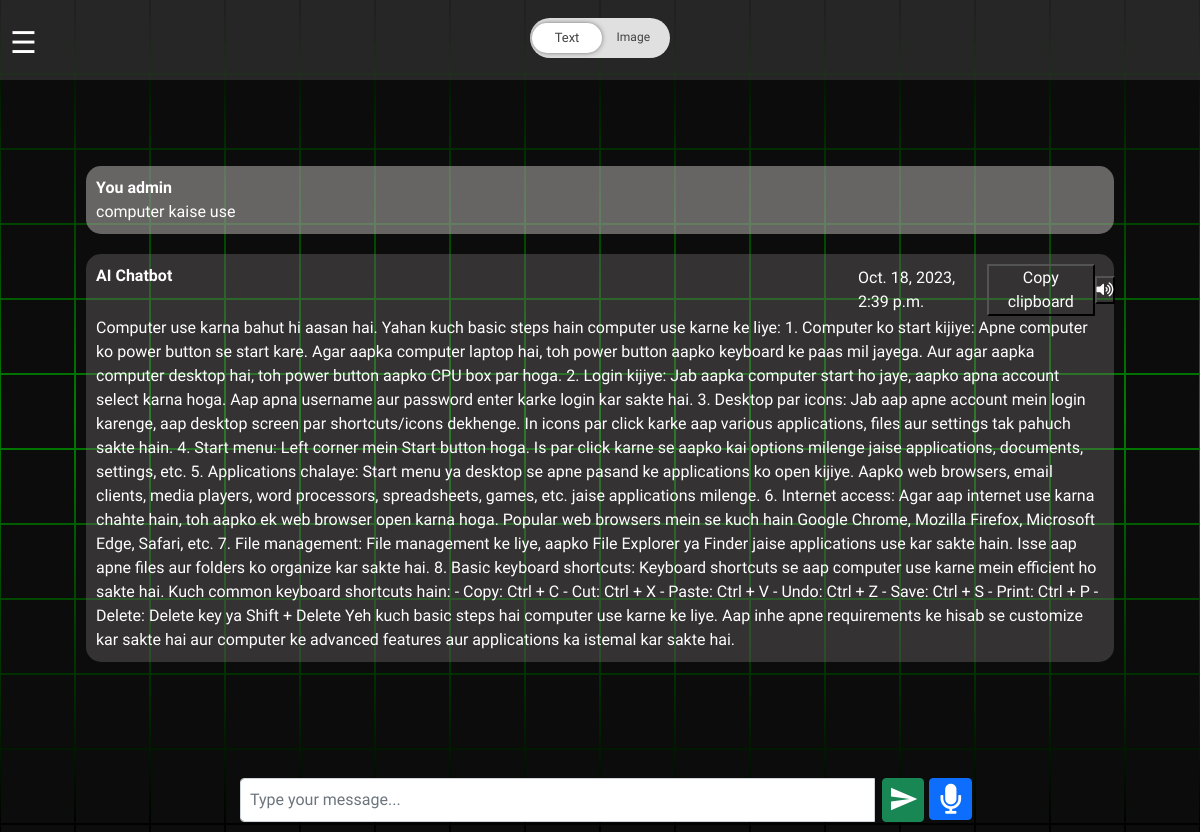
The page / (signed in) on the database as committed earlier.
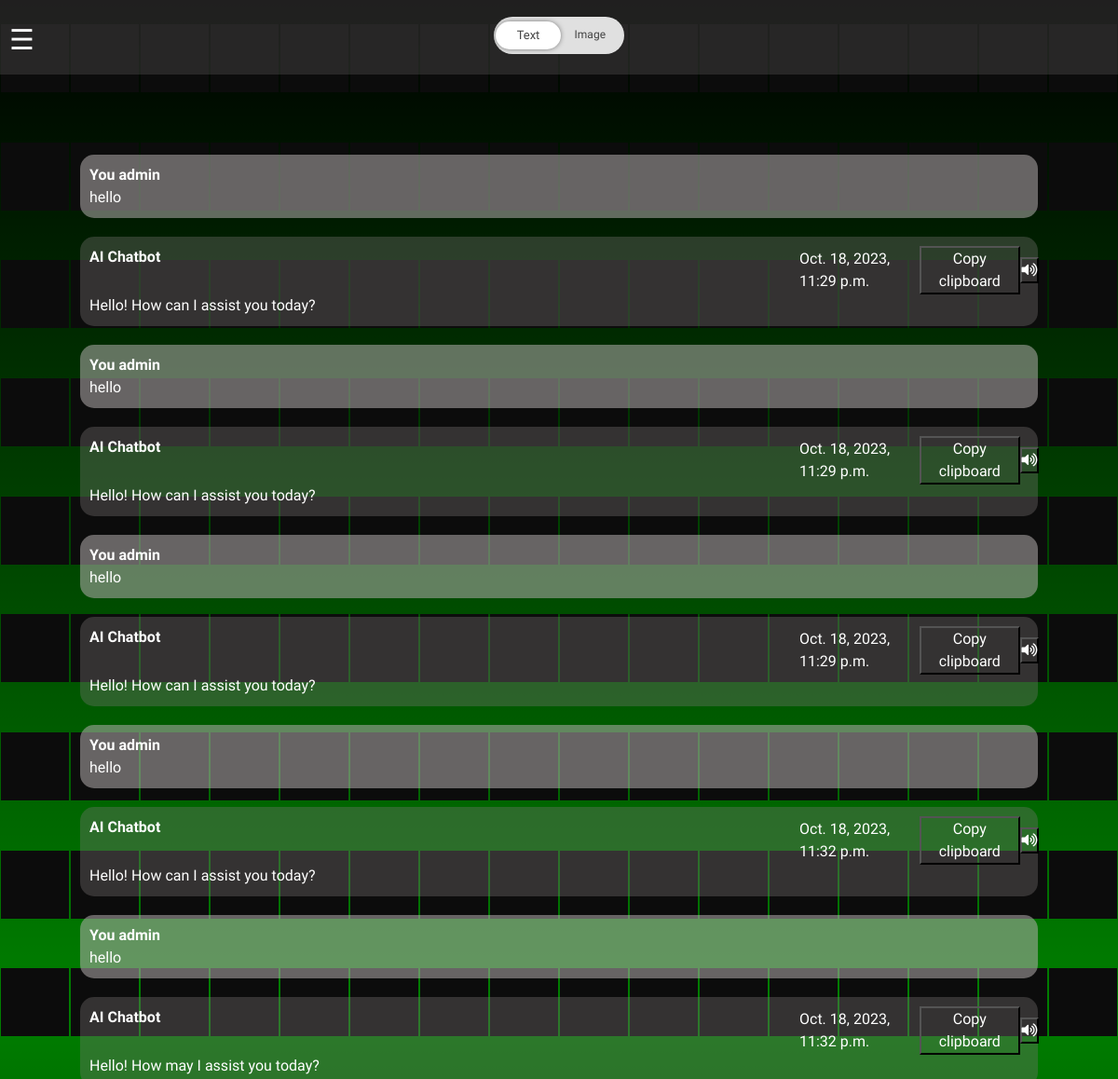
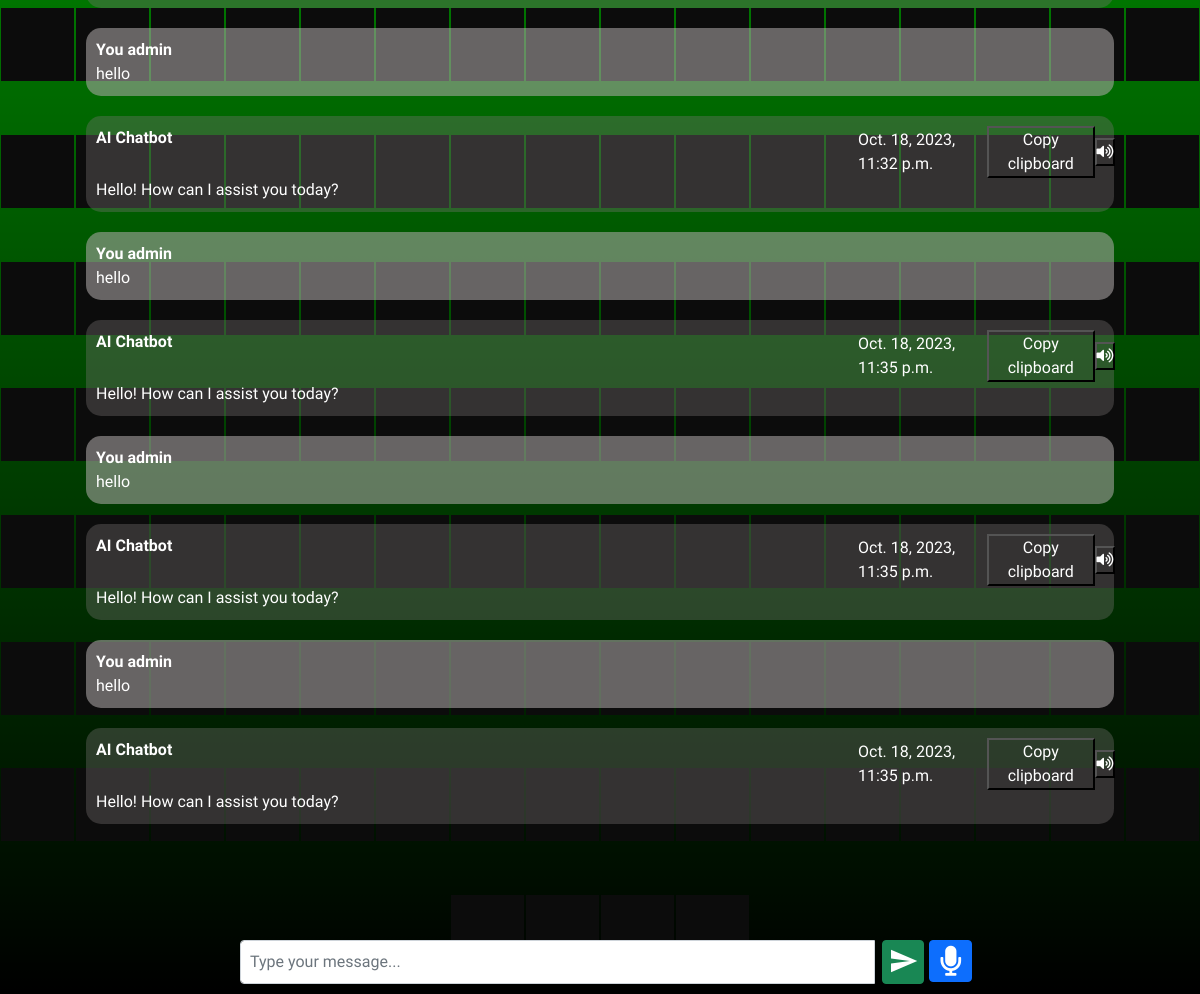
The same page on the database as committed later (2 pictures, top to bottom).
### chatbot/models.py (models this page shows, shortened)
class Chat(models.Model):
    user = models.ForeignKey(User, on_delete=models.CASCADE)
    message = models.TextField()
    response = models.TextField()
    created_at = models.DateTimeField(auto_now_add=True)

### chatbot/views.py (the view)
# urls.py: path('', views.chatpage, name='chatbot'),
@login_required(login_url='/logins/')
def chatpage(request):
    chats = Chat.objects.filter(user=request.user)
    if request.method == 'POST':
        message = request.POST.get('message')
        response = ask_openai(message)
        chat = Chat(user=request.user, message=message, response=response, created_at=timezone.now())
        chat.save()
        return JsonResponse({'message': message, 'response': response})
    return render(request, 'chatbots.html', {'chats': chats})

### templates/chatbots.html (shortened to what the changed rows need)
<!DOCTYPE html>
<html lang="en">
<head>
    <link href="https://cdn.jsdelivr.net/npm/bootstrap@5.0.2/dist/css/bootstrap.min.css" rel="stylesheet">
    <link rel="stylesheet" href="https://cdnjs.cloudflare.com/ajax/libs/font-awesome/5.15.3/css/all.min.css">
</head>
<body>
    <section> <span></span> <span></span> <span></span> <span></span> <span></span> <span></span> <span></span> <span></span> <span></span> <span></span> <span></span> <span></span> <span></span> <span></span> <span></span> <span></span> <span></span> <span></span> <span></span> <span></span> <span></span> <span></span> <span></span> <span></span> <span></span> <span></span> <span></span> <span></span> <span></span> <span></span> <span></span> <span></span> <span></span> <span></span> <span></span> <span></span> <span></span> <span></span> <span></span> <span></span> <span></span> <span></span> <span></span> <span></span> <span></span> <span></span> <span></span> <span></span> <span></span> <span></span> <span></span> <span></span> <span></span> <span></span> <span></span> <span></span> <span></span> <span></span> <span></span> <span></span> <span></span> <span></span> <span></span> <span></span> <span></span> <span></span> <span></span> <span></span> <span></span> <span></span> <span></span> <span></span> <span></span> <span></span> <span></span> <span></span> <span></span> <span></span> <span></span> <span></span> <span></span> <span></span> <span></span> <span></span> <span></span> <span></span> <span></span> <span></span> <span></span> <span></span> <span></span> <span></span> <span></span> <span></span> <span></span> <span></span> <span></span> <span></span> <span></span> <span></span> <span></span> <span></span> <span></span> <span></span> <span></span> <span></span> <span></span> <span></span> <span></span> <span></span> <span></span> <span></span> <span></span> <span></span> <span></span> <span></span> <span></span> <span></span> <span></span> <span></span> <span></span> <span></span> <span></span> <span></span> <span></span> <span></span> <span></span> <span></span> <span></span> <span></span> <span></span> <span></span> <span></span> <span></span> <span></span> <span></span> <span></span> <span></span> <span></span> <span></span> <span></span> <span></span> <span></span> <span></span> <span></span> <span></span> <span></span> <span></span> <span></span> <span></span> <span></span> <span></span> <span></span> <span></span> <span></span> <span></span> <span></span> <span></span> <span></span> <span></span> <span></span> <span></span> <span></span> <span></span> <span></span> <span></span> <span></span> <span></span> <span></span> <span></span> <span></span> <span></span> <span></span> <span></span> <span></span> <span></span> <span></span> <span></span> <span></span> <span></span> <span></span> <span></span> <span></span> <span></span> <span></span> <span></span> <span></span> <span></span> <span></span> <span></span> <span></span> <span></span> <span></span> <span></span> <span></span> <span></span> <span></span> <span></span> <span></span> <span></span> <span></span> <span></span> <span></span> <span></span> <span></span> <span></span> <span></span> <span></span> <span></span> <span></span> <span></span> <span></span> <span></span> <span></span> <span></span> <span></span> <span></span> <span></span> <span></span> <span></span> <span></span> <span></span> <span></span> <span></span> <span></span> <span></span> <span></span> <span></span> <span></span> <span></span> <span></span> <span></span> <span></span> <span></span> <span></span> <span></span> <span></span> <span></span> <span></span> <span></span> <span></span> <span></span> <span></span> <span></span> <span></span> <span></span> <span></span> <span></span> <span></span> <span></span> <span></span> <span></span> <span></span> <span></span> <span></span> <span></span> <span></span> <span></span> <span></span> <span></span>
        <div class="main_content">
          <div class="row">
          </div>
          <div class="row">
            <div class="col">
              <div class="chatSide" id="chatSide">
                <div class="card-body messages-box" id="message_box">
                  <ul class="list-unstyled messages-list">
                    {% for chat in chats %}
                      {% if chat.user == request.user %}
                        <li class="message sent">
                          <div class="message-text">
                            <div class="message-sender">
                              <b>You {{chat.user}}</b>
                            </div>
                            <div class="message-content">
                              {{chat.message}}
                            </div>
                          </div>
                        </li>
                    <li class="message received">
                      <div class="message-text">
                        <div class="message-sender">
                            <div class="row">
                                <div class="col-9">
                                  <b  class="text-white">AI Chatbot</b>
                                </div>
                                <div class="col-3">
                                  <div class="leftSideContent">
                                      <div class="row d-flex align-items-center">
                                          <div class="col-6 m-0 p-0">
                                            {{chat.created_at}}
                                          </div>
                                          <div class="col-5 m-0 p-0 d-flex justify-content-center">
                                            <button style="background: none; background-color: none; color: white;" onclick="copyTextToClipboard('{{ forloop.counter }}')">Copy clipboard</button>
                                          </div>
                                          <div class="col-1 m-0 p-0">
                                            <button style="background: none; background-color: none;"><i style="font-size:15px; color:white;" id="play_{{ forloop.counter }}" class="fa">&#xf028;</i></button>
                                          </div>
                                      </div>
                                  </div>
                                </div>
                            </div>
                        </div>
                        <div class="message-content text-white" id="answer_{{ forloop.counter }}">
                          {{chat.response}}
                        </div>
                      </div>
                    </li>
                      {% endif %}
                    {% endfor %}
                  </ul>
                </div>
                <br><br>
                <br><br>
                <br><br>
              </div>
            </div>
              </div>
            </div>
  </section>
</body>
</html>

Rows that differ between the two databases and show on the page:
removed Chat: user "admin", message "computer kaise use", created_at "Oct. 18, 2023, 2:39 p.m.", response "Computer use karna bahut hi aasan hai. Yahan kuch basic steps hain computer use karne ke liye: 1. Computer ko start kijiye: Apne computer ko power button se start kare. Agar aapka computer laptop hai, toh power button aapko keyboard ke paas mil jayega. Aur agar aapka computer desktop hai, toh power button aapko CPU box par hoga. 2. Login kijiye: Jab aapka computer start ho jaye, aapko apna account select karna hoga. Aap apna username aur password enter karke login kar sakte hai. 3. Desktop par icons: Jab aap apne account mein login karenge, aap desktop screen par shortcuts/icons dekhenge. In icons par click karke aap various applications, files aur settings tak pahuch sakte hain. 4. Start…"
added Chat: user "admin", message "hello", created_at "Oct. 18, 2023, 11:29 p.m.", response "Hello! How can I assist you today?"
added Chat: user "admin", message "hello", created_at "Oct. 18, 2023, 11:29 p.m.", response "Hello! How can I assist you today?"
added Chat: user "admin", message "hello", created_at "Oct. 18, 2023, 11:29 p.m.", response "Hello! How can I assist you today?"
added Chat: user "admin", message "hello", created_at "Oct. 18, 2023, 11:32 p.m.", response "Hello! How can I assist you today?"
added Chat: user "admin", message "hello", created_at "Oct. 18, 2023, 11:32 p.m.", response "Hello! How may I assist you today?"
added Chat: user "admin", message "hello", created_at "Oct. 18, 2023, 11:32 p.m.", response "Hello! How can I assist you today?"
added Chat: user "admin", message "hello", created_at "Oct. 18, 2023, 11:35 p.m.", response "Hello! How can I assist you today?"
added Chat: user "admin", message "hello", created_at "Oct. 18, 2023, 11:35 p.m.", response "Hello! How can I assist you today?"
added Chat: user "admin", message "hello", created_at "Oct. 18, 2023, 11:35 p.m.", response "Hello! How can I assist you today?"
